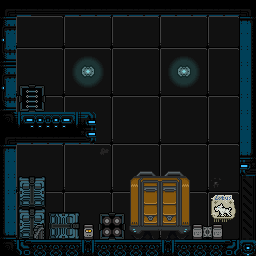

The image is a tile-based game level rendered from a .tmx file. Its description and source (layers, tilesets, objects; grid data summarised) follow:
An orthogonal 16x16 tile map with 16x16 px tiles, 5 tile layers (wall, bg doodads, light, main, ...), 2 tilesets and 2 objects (player_spawn, r_0).

<map version="1.0" orientation="orthogonal" renderorder="right-down" width="16" height="16" tilewidth="16" tileheight="16" nextobjectid="5">
 <properties>
  <property name="isStart" type="bool" value="true" />
 </properties>
 <tileset firstgid="1" source="../corpus.tsx" />
 <tileset firstgid="12097" source="../../connectors.tsx" />
 <layer name="wall" width="16" height="16">
  <data>[256 cells, 200 non-empty, 15 distinct tile ids]</data>
 </layer>
 <layer name="bg doodads" width="16" height="16">
  <data>[256 cells, 30 non-empty, 25 distinct tile ids]</data>
 </layer>
 <layer name="light" width="16" height="16">
  <data>[256 cells, 18 non-empty, 9 distinct tile ids]</data>
 </layer>
 <layer name="main" width="16" height="16">
  <data>[256 cells, 74 non-empty, 30 distinct tile ids]</data>
 </layer>
 <objectgroup name="spawns">
  <object id="1" type="player_spawn" x="32" y="32" width="32" height="32" />
 </objectgroup>
 <objectgroup name="connectors">
  <object id="3" type="r_0" gid="12099" x="240" y="176" width="16" height="16">
   <properties>
    <property name="type" type="int" value="0" />
   </properties>
  </object>
 </objectgroup>
 <layer name="fg doodads" width="16" height="16">
  <data>[256 cells, 14 non-empty, 14 distinct tile ids]</data>
 </layer>
</map>
